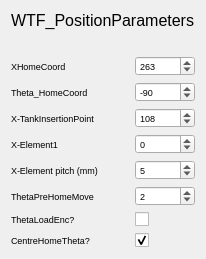
  <widget class="QFrame" name="gridFrame_5">
   <property name="geometry">
    <rect>
     <x>10</x>
     <y>340</y>
     <width>201</width>
     <height>238</height>
    </rect>
   </property>
   <layout class="QGridLayout" name="gridLayout_17">
    <item row="5" column="0">
     <widget class="QLabel" name="label_65">
      <property name="minimumSize">
       <size>
        <width>0</width>
        <height>15</height>
       </size>
      </property>
      <property name="font">
       <font>
        <pointsize>7</pointsize>
       </font>
      </property>
      <property name="text">
       <string>Theta_HomeCoord</string>
      </property>
     </widget>
    </item>
    <item row="9" column="0">
     <widget class="QLabel" name="label_69">
      <property name="minimumSize">
       <size>
        <width>0</width>
        <height>15</height>
       </size>
      </property>
      <property name="font">
       <font>
        <pointsize>7</pointsize>
       </font>
      </property>
      <property name="text">
       <string>X-Element1</string>
      </property>
     </widget>
    </item>
    <item row="7" column="0">
     <widget class="QLabel" name="label_68">
      <property name="minimumSize">
       <size>
        <width>0</width>
        <height>15</height>
       </size>
      </property>
      <property name="font">
       <font>
        <pointsize>7</pointsize>
       </font>
      </property>
      <property name="text">
       <string>X-TankInsertionPoint</string>
      </property>
     </widget>
    </item>
    <item row="1" column="0">
     <widget class="QLabel" name="label_71">
      <property name="maximumSize">
       <size>
        <width>16777215</width>
        <height>20</height>
       </size>
      </property>
      <property name="text">
       <string/>
      </property>
     </widget>
    </item>
    <item row="10" column="0">
     <widget class="QLabel" name="label_70">
      <property name="minimumSize">
       <size>
        <width>0</width>
        <height>15</height>
       </size>
      </property>
      <property name="font">
       <font>
        <pointsize>7</pointsize>
       </font>
      </property>
      <property name="text">
       <string>X-Element pitch (mm)</string>
      </property>
     </widget>
    </item>
    <item row="10" column="1">
     <widget class="QSpinBox" name="x_elementpitch">
      <property name="minimumSize">
       <size>
        <width>0</width>
        <height>20</height>
       </size>
      </property>
      <property name="maximumSize">
       <size>
        <width>60</width>
        <height>16777215</height>
       </size>
      </property>
      <property name="font">
       <font>
        <pointsize>7</pointsize>
       </font>
      </property>
      <property name="minimum">
       <number>-999999999</number>
      </property>
      <property name="maximum">
       <number>999999999</number>
      </property>
      <property name="value">
       <number>5</number>
      </property>
     </widget>
    </item>
    <item row="11" column="1">
     <widget class="QSpinBox" name="theta_prehomemove">
      <property name="minimumSize">
       <size>
        <width>0</width>
        <height>20</height>
       </size>
      </property>
      <property name="maximumSize">
       <size>
        <width>60</width>
        <height>16777215</height>
       </size>
      </property>
      <property name="font">
       <font>
        <pointsize>7</pointsize>
       </font>
      </property>
      <property name="minimum">
       <number>-999999999</number>
      </property>
      <property name="maximum">
       <number>999999999</number>
      </property>
      <property name="value">
       <number>2</number>
      </property>
     </widget>
    </item>
    <item row="9" column="1">
     <widget class="QSpinBox" name="x_element1">
      <property name="minimumSize">
       <size>
        <width>0</width>
        <height>20</height>
       </size>
      </property>
      <property name="maximumSize">
       <size>
        <width>60</width>
        <height>16777215</height>
       </size>
      </property>
      <property name="font">
       <font>
        <pointsize>7</pointsize>
       </font>
      </property>
      <property name="minimum">
       <number>-999999999</number>
      </property>
      <property name="maximum">
       <number>999999999</number>
      </property>
     </widget>
    </item>
    <item row="11" column="0">
     <widget class="QLabel" name="label_72">
      <property name="minimumSize">
       <size>
        <width>0</width>
        <height>15</height>
       </size>
      </property>
      <property name="font">
       <font>
        <pointsize>7</pointsize>
       </font>
      </property>
      <property name="text">
       <string>ThetaPreHomeMove</string>
      </property>
     </widget>
    </item>
    <item row="3" column="0">
     <widget class="QLabel" name="label_67">
      <property name="minimumSize">
       <size>
        <width>0</width>
        <height>15</height>
       </size>
      </property>
      <property name="font">
       <font>
        <pointsize>7</pointsize>
       </font>
      </property>
      <property name="text">
       <string>XHomeCoord</string>
      </property>
     </widget>
    </item>
    <item row="3" column="1">
     <widget class="QSpinBox" name="x_homecoord">
      <property name="minimumSize">
       <size>
        <width>0</width>
        <height>20</height>
       </size>
      </property>
      <property name="maximumSize">
       <size>
        <width>60</width>
        <height>16777215</height>
       </size>
      </property>
      <property name="font">
       <font>
        <pointsize>7</pointsize>
       </font>
      </property>
      <property name="minimum">
       <number>-999999999</number>
      </property>
      <property name="maximum">
       <number>999999999</number>
      </property>
      <property name="value">
       <number>263</number>
      </property>
     </widget>
    </item>
    <item row="7" column="1">
     <widget class="QSpinBox" name="x_insertionpoint">
      <property name="minimumSize">
       <size>
        <width>0</width>
        <height>20</height>
       </size>
      </property>
      <property name="maximumSize">
       <size>
        <width>60</width>
        <height>16777215</height>
       </size>
      </property>
      <property name="font">
       <font>
        <pointsize>7</pointsize>
       </font>
      </property>
      <property name="minimum">
       <number>-999999999</number>
      </property>
      <property name="maximum">
       <number>999999999</number>
      </property>
      <property name="value">
       <number>108</number>
      </property>
     </widget>
    </item>
    <item row="5" column="1">
     <widget class="QSpinBox" name="theta_homecoord">
      <property name="minimumSize">
       <size>
        <width>0</width>
        <height>20</height>
       </size>
      </property>
      <property name="maximumSize">
       <size>
        <width>60</width>
        <height>16777215</height>
       </size>
      </property>
      <property name="font">
       <font>
        <pointsize>7</pointsize>
       </font>
      </property>
      <property name="minimum">
       <number>-999999999</number>
      </property>
      <property name="maximum">
       <number>999999999</number>
      </property>
      <property name="value">
       <number>-90</number>
      </property>
     </widget>
    </item>
    <item row="12" column="1">
     <widget class="QCheckBox" name="thetaloadenc">
      <property name="minimumSize">
       <size>
        <width>0</width>
        <height>15</height>
       </size>
      </property>
      <property name="font">
       <font>
        <pointsize>7</pointsize>
       </font>
      </property>
      <property name="text">
       <string/>
      </property>
     </widget>
    </item>
    <item row="0" column="0" colspan="2">
     <widget class="QLabel" name="label_66">
      <property name="maximumSize">
       <size>
        <width>16777215</width>
        <height>40</height>
       </size>
      </property>
      <property name="font">
       <font>
        <pointsize>12</pointsize>
        <weight>50</weight>
        <bold>false</bold>
       </font>
      </property>
      <property name="text">
       <string>WTF_PositionParameters</string>
      </property>
     </widget>
    </item>
    <item row="12" column="0">
     <widget class="QLabel" name="label_73">
      <property name="minimumSize">
       <size>
        <width>0</width>
        <height>15</height>
       </size>
      </property>
      <property name="font">
       <font>
        <pointsize>7</pointsize>
       </font>
      </property>
      <property name="text">
       <string>ThetaLoadEnc?</string>
      </property>
     </widget>
    </item>
    <item row="13" column="0">
     <widget class="QLabel" name="label_74">
      <property name="minimumSize">
       <size>
        <width>0</width>
        <height>15</height>
       </size>
      </property>
      <property name="font">
       <font>
        <pointsize>7</pointsize>
       </font>
      </property>
      <property name="text">
       <string>CentreHomeTheta?</string>
      </property>
     </widget>
    </item>
    <item row="13" column="1">
     <widget class="QCheckBox" name="centerhometheta">
      <property name="minimumSize">
       <size>
        <width>0</width>
        <height>15</height>
       </size>
      </property>
      <property name="font">
       <font>
        <pointsize>7</pointsize>
       </font>
      </property>
      <property name="text">
       <string/>
      </property>
      <property name="checked">
       <bool>true</bool>
      </property>
     </widget>
    </item>
   </layout>
  </widget>
